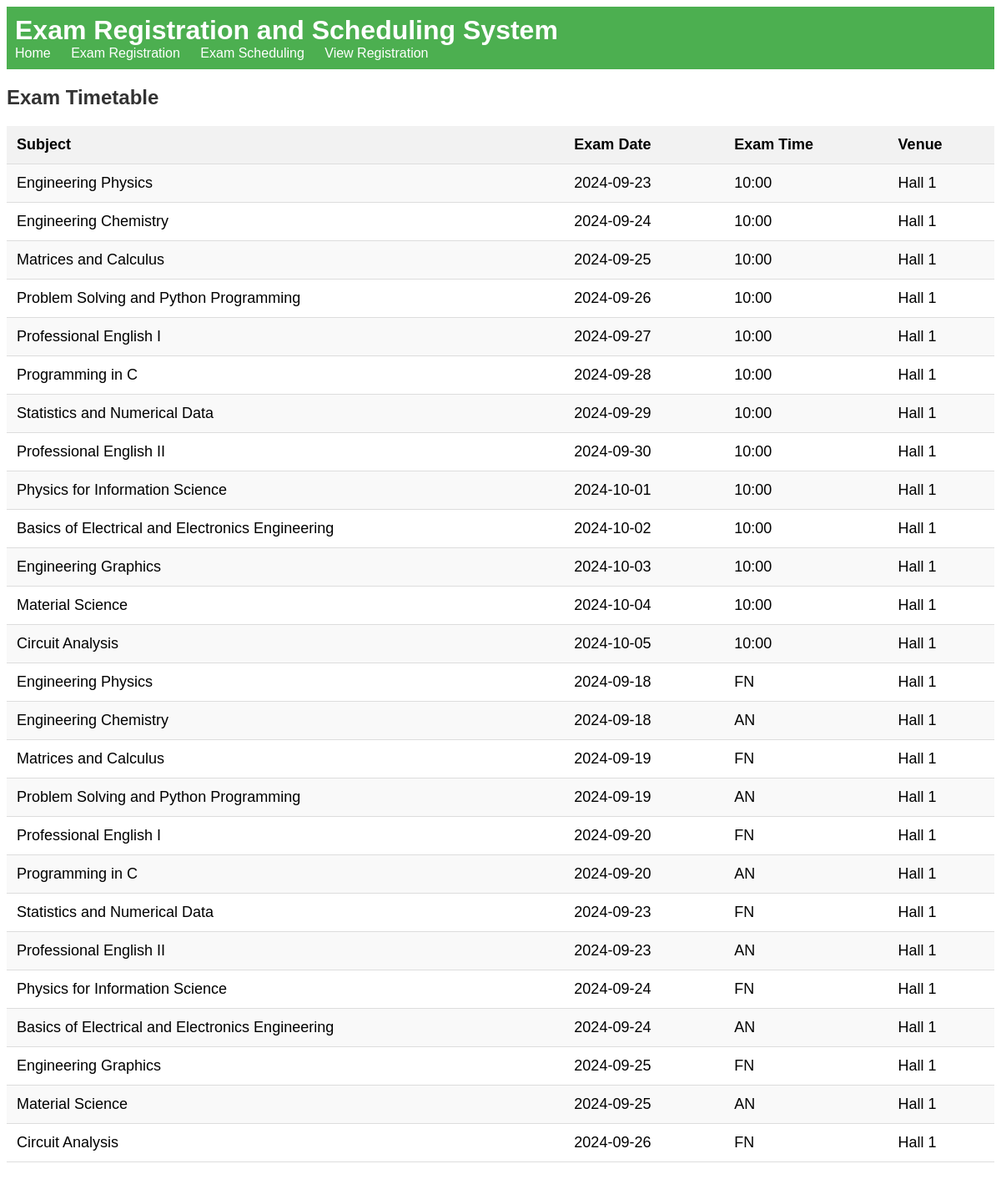
Screenshot of /exam_timetable with the database file from the repository.
### tables this page shows
CREATE TABLE exam_schedule_updates (
    id INTEGER PRIMARY KEY AUTOINCREMENT,
    subject_id INTEGER NOT NULL,
    subject_name TEXT NOT NULL,
    subject_code TEXT NOT NULL,
    session TEXT NOT NULL,
    semester TEXT NOT NULL,
    original_exam_date TEXT,
    updated_exam_date TEXT,
    exam_time TEXT,
    venue TEXT,
    last_updated TEXT NOT NULL,
    FOREIGN KEY (subject_id) REFERENCES subjects(id)
);

### views.py (the view)
@app.route('/exam_timetable')
def exam_timetable():
    conn = get_db_connection()
    cursor = conn.cursor()
    cursor.execute("""
        SELECT subject_name,
               CASE
                   WHEN updated_exam_date IS NOT NULL THEN updated_exam_date
                   ELSE original_exam_date
               END AS exam_date,
               exam_time,
               venue
        FROM exam_schedule_updates
    """)
    exam_timetable_data = cursor.fetchall()
    conn.close()
    exam_timetable = [
        {
            'subject_name': row[0],
            'exam_date': row[1],
            'exam_time': row[2],
            'venue': row[3]
        }
        for row in exam_timetable_data
    ]
    return render_template('exam_timetable.html', exam_timetable=exam_timetable)

### app.py (called while the page is built)
def get_db_connection():
    conn = sqlite3.connect('exam_registration.db')
    conn.row_factory = sqlite3.Row  # To get dict-like results
    return conn

### templates/exam_timetable.html (shortened to what this page needs)
{% extends 'base.html' %}
{% block content %}
<h2>Exam Timetable</h2>
<table>
    <tr>
        <th>Subject</th>
        <th>Exam Date</th>
        <th>Exam Time</th>
        <th>Venue</th>
    </tr>
    {% for exam in exam_timetable %}
    <tr>
        <td>{{ exam['subject_name'] }}</td>
        <td>{{ exam['exam_date'] }}</td>
        <td>{{ exam['exam_time'] }}</td>
        <td>{{ exam['venue'] }}</td>
    </tr>
    {% endfor %}
</table>
{% endblock %}

### templates/base.html (shortened to what this page needs)
<!DOCTYPE html>
<html lang="en">
<head>
    <link rel="stylesheet" href="{{ url_for('static', filename='styles.css') }}">
</head>
<body>
    <header>
        <h1>Exam Registration and Scheduling System</h1>
        <nav>
            <ul>
                <li><a href="/">Home</a></li>
                <li><a href="/exam_registration">Exam Registration</a></li>
                <li><a href="/exam_scheduling">Exam Scheduling</a></li>
                <li><a href="/view_registration">View Registration</a></li>
            </ul>
        </nav>
    </header>
    <main>
        {% block content %}{% endblock %}
    </main>
</body>
</html>

### static/styles.css (style rules this page uses)
body { font-family: Arial, sans-serif; scrollbar-width: 0; }
header { background-color: #4CAF50; padding: 10px; color: white; }
header h1 { margin: 0; }
nav ul { list-style: none; padding: 0; }
nav ul li { display: inline; margin-right: 20px; }
nav ul li a { color: white; text-decoration: none; }

### templates/exam_timetable.html (style rules this page uses)
table { width: 100%; border-collapse: collapse; margin: 20px 0; font-size: 18px; text-align: left; }
th, td { padding: 12px; border-bottom: 1px solid #ddd; }
th { background-color: #f2f2f2; font-weight: bold; }
tr:nth-child(even) { background-color: #f9f9f9; }
ul { margin: 0; padding-left: 20px; }
li { list-style-type: disc; margin-bottom: 5px; }
h2 { font-family: Arial, sans-serif; font-weight: bold; color: #333; margin-bottom: 20px; }

### rows the page displays
exam_schedule_updates: subject_name "Engineering Physics", exam_date "2024-09-23", exam_time "10:00", venue "Hall 1"
exam_schedule_updates: subject_name "Engineering Chemistry", exam_date "2024-09-24", exam_time "10:00", venue "Hall 1"
exam_schedule_updates: subject_name "Matrices and Calculus", exam_date "2024-09-25", exam_time "10:00", venue "Hall 1"
exam_schedule_updates: subject_name "Problem Solving and Python Programming", exam_date "2024-09-26", exam_time "10:00", venue "Hall 1"
exam_schedule_updates: subject_name "Professional English I", exam_date "2024-09-27", exam_time "10:00", venue "Hall 1"
exam_schedule_updates: subject_name "Programming in C", exam_date "2024-09-28", exam_time "10:00", venue "Hall 1"
exam_schedule_updates: subject_name "Statistics and Numerical Data", exam_date "2024-09-29", exam_time "10:00", venue "Hall 1"
exam_schedule_updates: subject_name "Professional English II", exam_date "2024-09-30", exam_time "10:00", venue "Hall 1"
exam_schedule_updates: subject_name "Physics for Information Science", exam_date "2024-10-01", exam_time "10:00", venue "Hall 1"
exam_schedule_updates: subject_name "Basics of Electrical and Electronics Engineering", exam_date "2024-10-02", exam_time "10:00", venue "Hall 1"
exam_schedule_updates: subject_name "Engineering Graphics", exam_date "2024-10-03", exam_time "10:00", venue "Hall 1"
exam_schedule_updates: subject_name "Material Science", exam_date "2024-10-04", exam_time "10:00", venue "Hall 1"
exam_schedule_updates: subject_name "Circuit Analysis", exam_date "2024-10-05", exam_time "10:00", venue "Hall 1"
exam_schedule_updates: subject_name "Engineering Physics", exam_date "2024-09-18", exam_time "FN", venue "Hall 1"
exam_schedule_updates: subject_name "Engineering Chemistry", exam_date "2024-09-18", exam_time "AN", venue "Hall 1"
exam_schedule_updates: subject_name "Matrices and Calculus", exam_date "2024-09-19", exam_time "FN", venue "Hall 1"
exam_schedule_updates: subject_name "Problem Solving and Python Programming", exam_date "2024-09-19", exam_time "AN", venue "Hall 1"
exam_schedule_updates: subject_name "Professional English I", exam_date "2024-09-20", exam_time "FN", venue "Hall 1"
exam_schedule_updates: subject_name "Programming in C", exam_date "2024-09-20", exam_time "AN", venue "Hall 1"
exam_schedule_updates: subject_name "Statistics and Numerical Data", exam_date "2024-09-23", exam_time "FN", venue "Hall 1"
exam_schedule_updates: subject_name "Professional English II", exam_date "2024-09-23", exam_time "AN", venue "Hall 1"
exam_schedule_updates: subject_name "Physics for Information Science", exam_date "2024-09-24", exam_time "FN", venue "Hall 1"
exam_schedule_updates: subject_name "Basics of Electrical and Electronics Engineering", exam_date "2024-09-24", exam_time "AN", venue "Hall 1"
exam_schedule_updates: subject_name "Engineering Graphics", exam_date "2024-09-25", exam_time "FN", venue "Hall 1"
exam_schedule_updates: subject_name "Material Science", exam_date "2024-09-25", exam_time "AN", venue "Hall 1"
exam_schedule_updates: subject_name "Circuit Analysis", exam_date "2024-09-26", exam_time "FN", venue "Hall 1"
